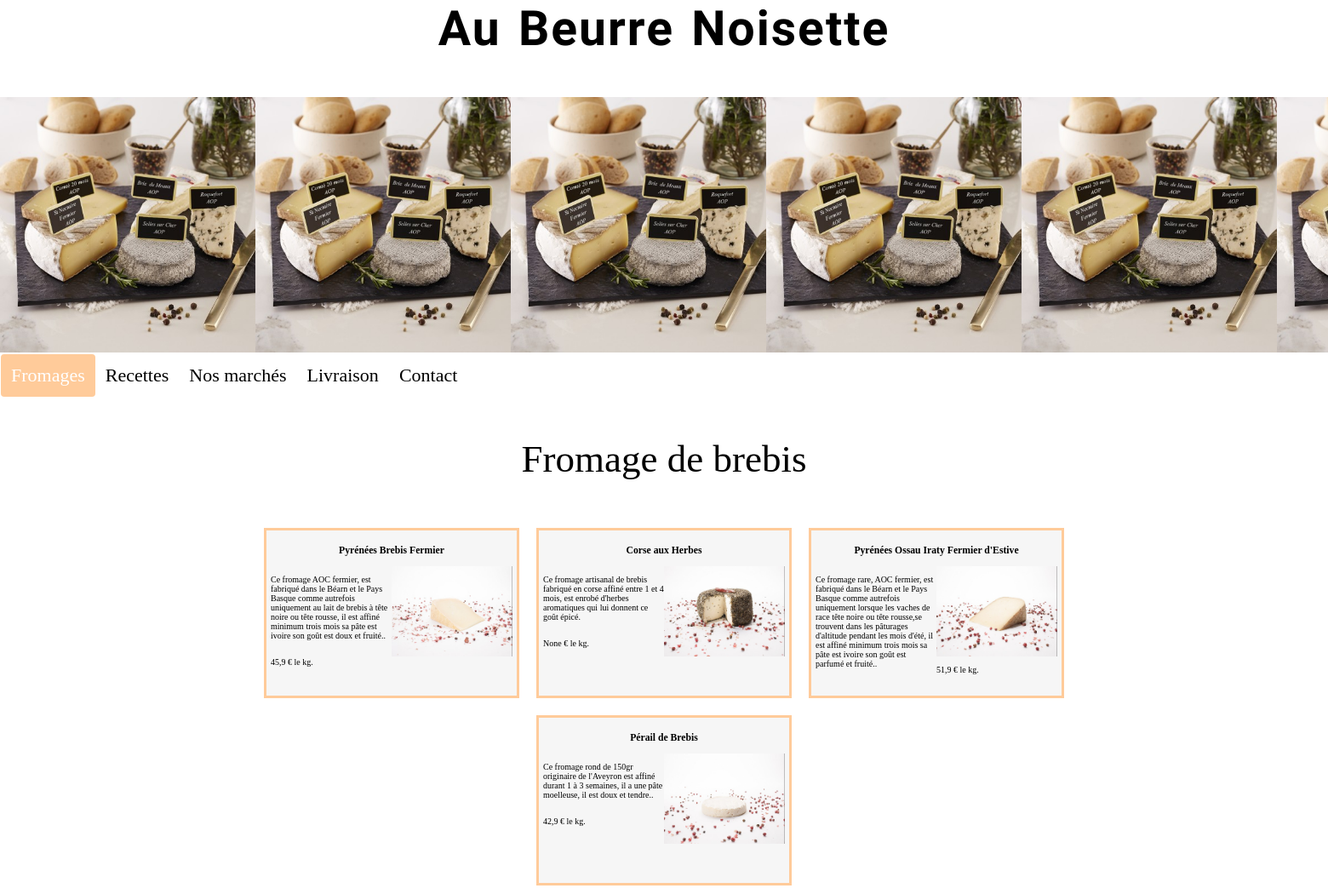
Page /fromagedebrebis/ on the committed database.
### cheese/models.py (models this page shows, shortened)
class Fromage(models.Model):
    PATEMOLLES = "PMO"
    PATEPRESSESCUITES = "PPC"
    PATEFLEURIES = "PFL"
    FROMAGEDECHEVRES = "FCH"
    FROMAGEDEBREBIS = "FBR"
    PATEPERSILLEES = "PPE"
    TRIPLECREMES = "TCR"
    PATEFORTES = "PFO"
    COMPOSITION = [
        (PATEMOLLES, "patemolles"),
        (PATEPRESSESCUITES, "patepresseescuites"),
        (PATEFLEURIES, "patefleuries"),
        (FROMAGEDECHEVRES, "fromagedechevres"),
        (FROMAGEDEBREBIS, "fromagedebrebis"),
        (PATEPERSILLEES, "patepersillees"),
        (TRIPLECREMES, "triplecremes"),
        (PATEFORTES, "patefortes"),
    ]
    name = models.CharField(max_length=150)
    slug = models.SlugField(max_length=150, unique=True, blank=True)
    origin = models.CharField(max_length=100, blank=True, verbose_name="origine")
    category = models.CharField(max_length=100, blank=True, choices=COMPOSITION, verbose_name="categories")
    description = models.TextField(blank=True)
    composition = models.CharField(max_length=100, blank=True)
    stock = models.BooleanField(default=False)
    thumbnail = models.ImageField(upload_to="Fromages", blank=True, null=True)
    price = models.FloatField(blank=True, null=True, verbose_name="prix")
    class Meta:
        verbose_name = "Les fromage"

### cheese/views.py (the view)
# urls.py: path('fromagedebrebis/', views.fromagedebrebis, name='fromagedebrebis'),
def fromagedebrebis(request):
    fromages = Fromage.objects.filter(category="FBR")
    return render(request, 'cheese/fromagedebrebis.html', context={'fromages': fromages})

### cheese/templates/cheese/fromagedebrebis.html (shortened to what this page needs)
{% extends 'base.html' %}
{% load static %}
{% block content %}
<section class="section-flex">
            <p class="info-section" style="text-align:center; font-size: 45px;">Fromage de brebis</p>
    <div class="content">
                {% for fromage in fromages %}
            <div class="item">
            <li class="btn">
                <a href="{% url 'detail' fromage.slug %}"><h3>{{ fromage.name }} </h3></a>
            </li>
            <p>{{ fromage.description }}.</p>
            <img src="{{ fromage.thumbnail.url }}" alt="{{ fromage.name }}" style="max-width: 200px;">
            <p>{{ fromage.price }} € le kg.</p>
        </div>
    {% endfor %}
{% endblock %}

### cheese/static/cheese/style.css (style rules this page uses)
* { box-sizing: border-box; }
body { background-color: white; margin:0; }
.item li.btn { list-style-type: none; text-decoration: none; color: black; }
.item li.btn a { text-decoration: none; color: black; transition-duration: 6s; cursor: pointer; }
.content { display: flex; justify-content: center; flex-wrap: wrap; width: 80%; max-width: 1100px; margin: 15px auto 0; overflow: scroll; }
.item { width: 300px; height: 200px; margin: 10px; overflow: hidden; flex-shrink: 0; font-size: 10px; float: top; border: 3px solid #ffcb9a; padding: 5px; background-color: #F6F6F6; }
.item img { width: 50%; height: auto; float: right; }
.item p { width: 50%; height: auto; float: left; }
.item a { text-align: center; text-decoration: none; }

### rows in the picture
Fromage: name "Pyrénées Brebis Fermier", description "Ce fromage AOC fermier, est fabriqué dans le Béarn et le Pays Basque comme autrefois uniquement au lait de brebis à tête noire ou tête rousse, il est affiné minimum trois mois sa pâte est ivoire son goût est doux et fruité.", thumbnail (picture), price "45,9"
Fromage: name "Corse aux Herbes", description "Ce fromage artisanal de brebis fabriqué en corse affiné entre 1 et 4 mois, est enrobé d'herbes aromatiques qui lui donnent ce goût épicé", thumbnail (picture), price "None"
Fromage: name "Pyrénées Ossau Iraty Fermier d'Estive", description "Ce fromage rare, AOC fermier, est fabriqué dans le Béarn et le Pays Basque comme autrefois uniquement lorsque les vaches de race tête noire ou tête rousse,se trouvent dans les pâturages d'altitude pendant les mois d'été, il est affiné minimum trois mois sa pâte est ivoire son goût est parfumé et fruité.", thumbnail (picture), price "51,9"
Fromage: name "Pérail de Brebis", description "Ce fromage rond de 150gr originaire de l'Aveyron est affiné durant 1 à 3 semaines, il a une pâte moelleuse, il est doux et tendre.", thumbnail (picture), price "42,9"
